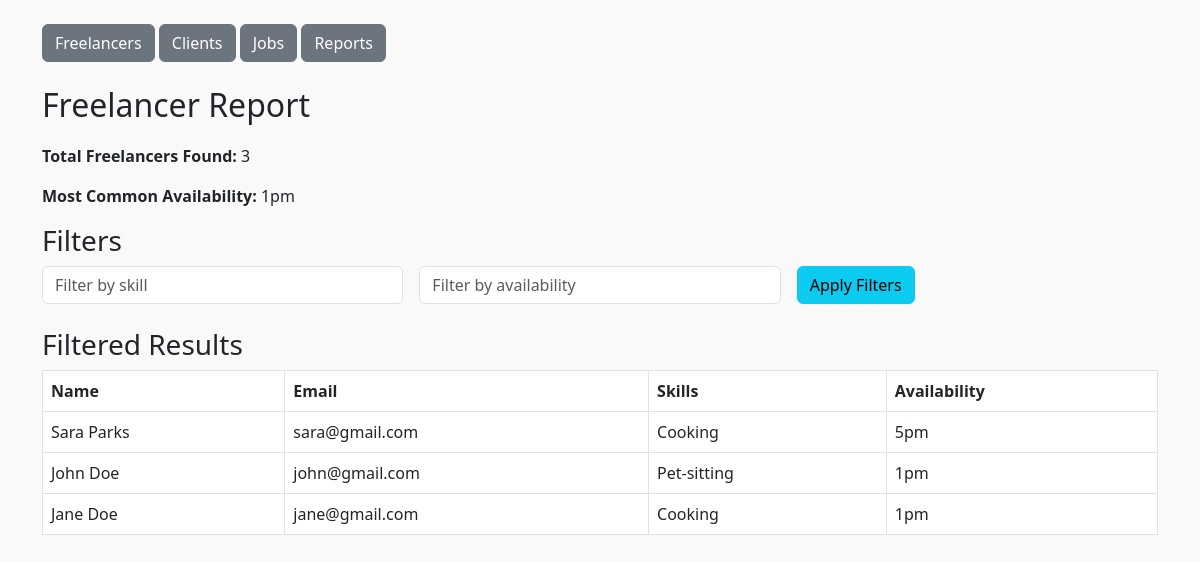
Screenshot of /report with the database file from the repository.
### models.py (models this page shows)
class Freelancer(db.Model):
    id = db.Column(db.Integer, primary_key=True)
    name = db.Column(db.String(120))
    email = db.Column(db.String(120))
    skills = db.Column(db.String(200))
    availability = db.Column(db.String(50))

### app.py (the view)
@app.route('/report', methods=['GET'])
def report():
    skill = request.args.get('skill', '')
    availability = request.args.get('availability', '')
    sql = "SELECT * FROM freelancer WHERE 1=1" #1
    params = {}
    if skill:
        sql += " AND skills LIKE :skill" #2
        params["skill"] = f"%{skill}%"
    if availability:
        sql += " AND availability = :availability" #3
        params["availability"] = availability
    freelancers = db.session.execute(text(sql), params).fetchall() #4
    count_sql = "SELECT COUNT(*) FROM freelancer WHERE 1=1"
    count_params = {}
    if skill:
        count_sql += " AND skills LIKE :skill"
        count_params["skill"] = f"%{skill}%"
    if availability:
        count_sql += " AND availability = :availability"
        count_params["availability"] = availability
    total = db.session.execute(text(count_sql), count_params).scalar()
    avail_sql = "SELECT availability, COUNT(*) AS count FROM freelancer WHERE 1=1"
    if skill:
        avail_sql += " AND skills LIKE :skill"
    if availability:
        avail_sql += " AND availability = :availability"
    avail_sql += " GROUP BY availability"
    avail_counts = db.session.execute(text(avail_sql), params).fetchall()
    most_common_avail = None
    if avail_counts:
        most_common_avail = max(avail_counts, key=lambda x: x.count).availability
    return render_template('report.html',
        freelancers=freelancers,
        total=total,
        most_common_avail=most_common_avail
    )

### templates/report.html
{% extends "base.html" %}
{% block content %}
<h2>Freelancer Report</h2>
<p><strong>Total Freelancers Found:</strong> {{ total }}</p>
{% if most_common_avail %}
<p><strong>Most Common Availability:</strong> {{ most_common_avail }}</p>
{% endif %}
<h3>Filters</h3>
<form method="get" class="row g-3 mb-4">
    <div class="col-md-4">
        <input type="text" name="skill" placeholder="Filter by skill" class="form-control"
               value="{{ request.args.get('skill', '') }}">
    </div>
    <div class="col-md-4">
        <input type="text" name="availability" placeholder="Filter by availability" class="form-control"
               value="{{ request.args.get('availability', '') }}">
    </div>
    <div class="col-md-4">
        <button type="submit" class="btn btn-info">Apply Filters</button>
    </div>
</form>
<h3>Filtered Results</h3>
<table class="table table-bordered">
    <thead>
        <tr>
            <th>Name</th>
            <th>Email</th>
            <th>Skills</th>
            <th>Availability</th>
        </tr>
    </thead>
    <tbody>
        {% for f in freelancers %}
        <tr>
            <td>{{ f.name }}</td>
            <td>{{ f.email }}</td>
            <td>{{ f.skills }}</td>
            <td>{{ f.availability }}</td>
        </tr>
        {% else %}
        <tr><td colspan="4">No freelancers match the filters.</td></tr>
        {% endfor %}
    </tbody>
</table>
{% endblock %}

### static/styles.css (style rules this page uses)
body { background-color: #f9f9f9; }
h2 { margin-bottom: 20px; }
.table th, .table td { vertical-align: middle; }

### rows the page displays
Freelancer: name "Sara Parks", email "sara@gmail.com", skills "Cooking", availability "5pm"
Freelancer: name "John Doe", email "john@gmail.com", skills "Pet-sitting", availability "1pm"
Freelancer: name "Jane Doe", email "jane@gmail.com", skills "Cooking", availability "1pm"

### other values shown
{{ total }} "3"
{{ most_common_avail }} "1pm"
